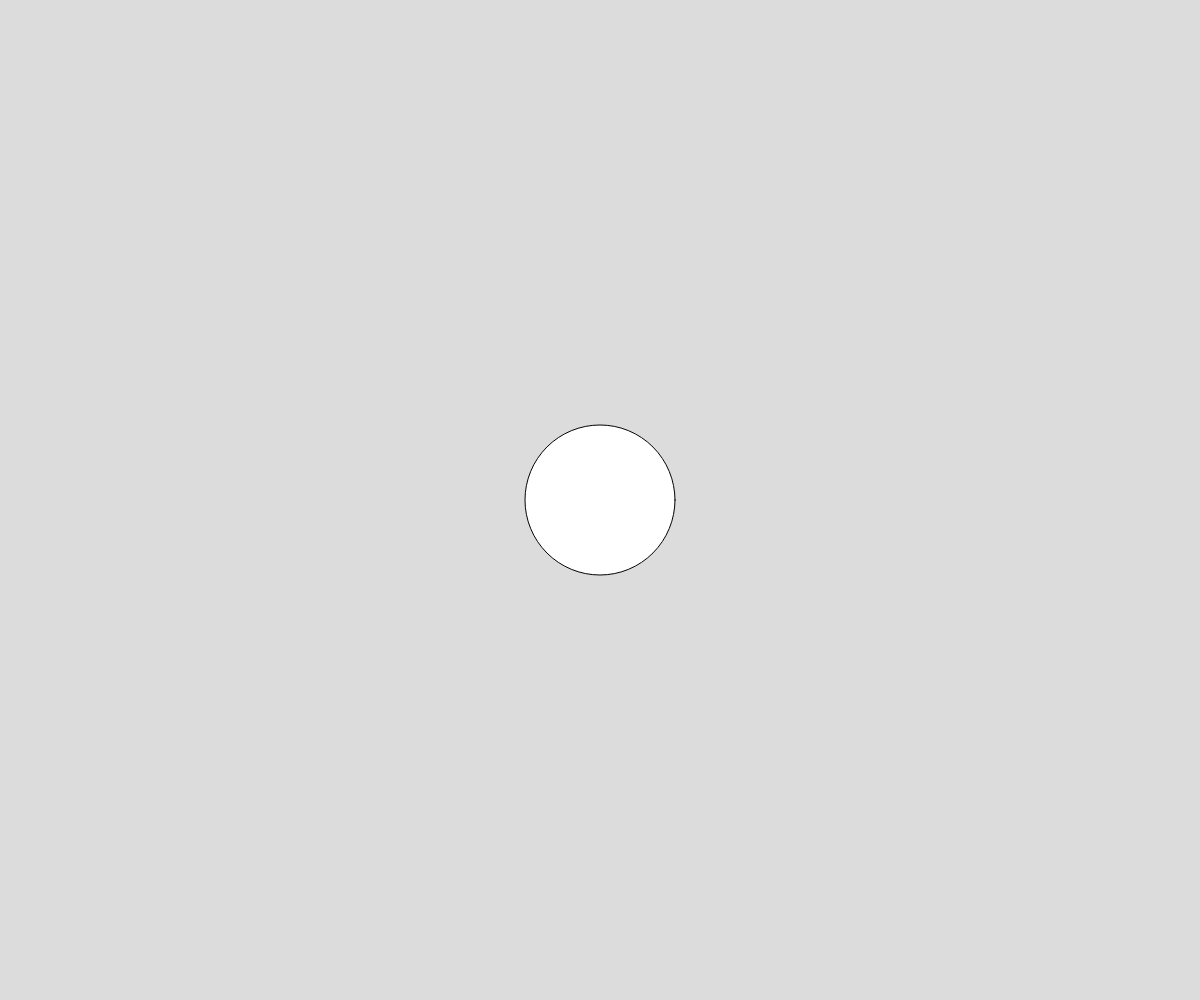
Frame 1 (no input)
Frame 60 (no input): identical to frame 1, image omitted
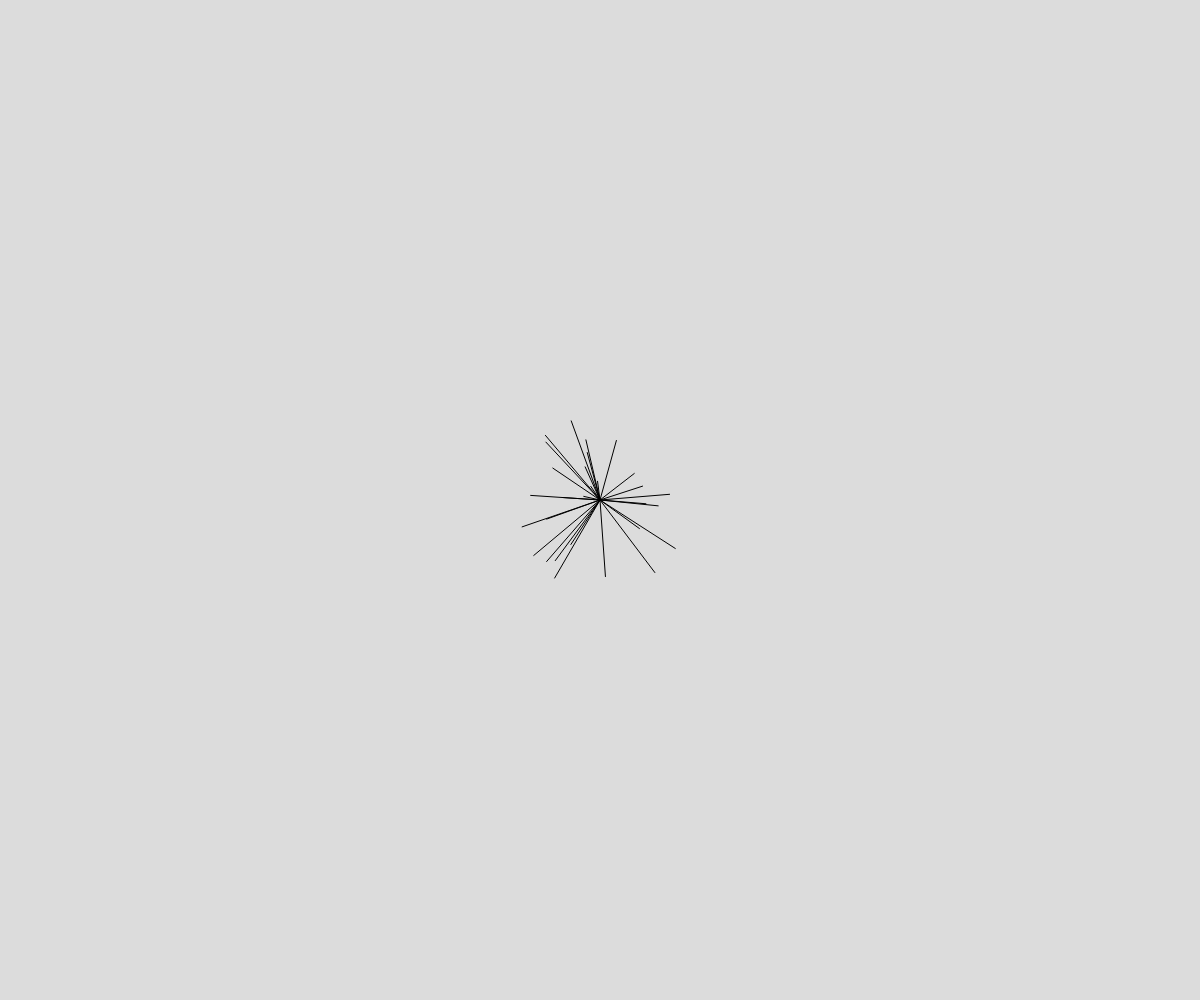
Frame 120 (the mouse pressed at the canvas centre since frame 60)

The p5.js sketch that drew these frames (run headless with seeded random() and noise() and a simulated clock; from frame 60 on, the mouse is pressed at the canvas centre):

// p5.js sketch
// ── sketch.js
// state variables and real time
// Ryer AMartin
// feb 23rd, 26

// global variables
let shapeState= 0; // 0-circle 1-square 2-triangle 3- starburst
let startTime;

function setup() {
  createCanvas(windowWidth, windowHeight);
  startTime = millis();
}

function draw() {
  background(220);
  drawShape();
  manageTime();
}

function drawShape(){
  // function inspects the shapestate variables and draws the appropriate shape on the canvas
  let x = width/2; let y = height/2;
  switch(shapeState){
    case 0:
      circle(width/2, height/2, 150);
      break;
    case 1:
      square(width/2, height/2, 150);
      break;
    case 2:
      triangle(x-50, y+50, x+50, y+50, x,y-25);
      break;
    case 3:
      for(let i =0; i < 30; i++){
        let x2 = random(x-80,x+80);
        let y2 = random(y-80,y+80);
        line(x,y,x2,y2);
      }
      break;
}
}

function keyPressed(){
  updateState();
}

function updateState(){
  shapeState++;
  if(shapeState > 3) shapeState = 0; 
}

function manageTime(){
  // this function will reset the timer and update the shapestate once every 2 seconds
  let elapsedTime = millis() - startTime;
  if(elapsedTime > 1000){
    updateState();
    startTime - millis(); 
  }
}
